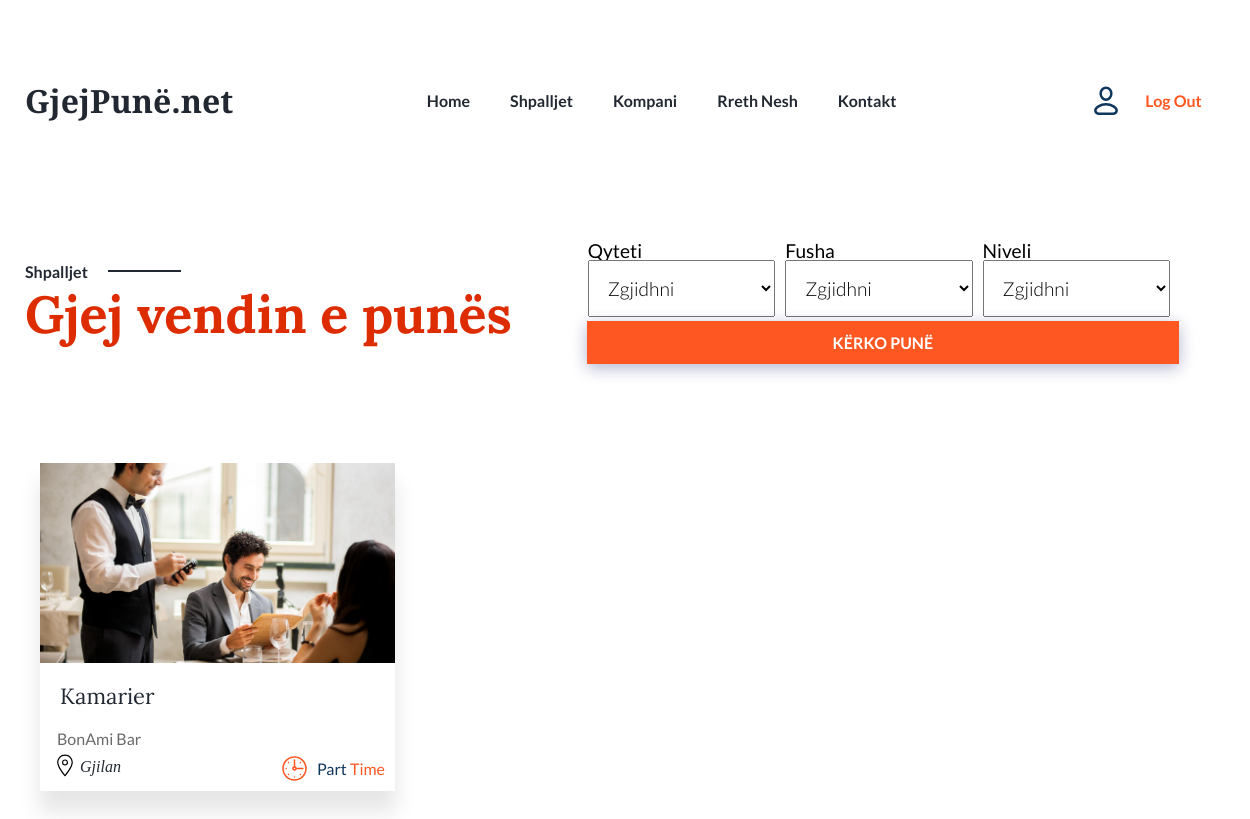
Page /view/shpalljet.php?fusha=Gastronomi (signed in) on the committed database.
### tables this page shows
CREATE TABLE `shpallja` (
  `id` varchar(50) NOT NULL,
  `titulli` varchar(50) NOT NULL,
  `kompani` varchar(50) NOT NULL,
  `foto` varchar(50) NOT NULL,
  `employment` varchar(50) NOT NULL,
  `niveli` varchar(50) NOT NULL,
  `fusha` varchar(50) NOT NULL,
  `lokacioni` varchar(50) NOT NULL
);

CREATE TABLE `kompania` (
  `id` varchar(50) NOT NULL,
  `name` varchar(50) NOT NULL,
  `email` varchar(50) NOT NULL,
  `ceo` varchar(50) NOT NULL,
  `address` varchar(50) NOT NULL,
  `logo` varchar(150) NOT NULL
);

### repository/ShpalljaRepository.php (called while the page is built, shortened)
<?php
class ShpalljaRepository {
    private $connection;
    function __construct() {
        $conn = new DatabaseConnection;
        $this->connection = $conn->startConnection();
    }
    function getAllShpalljet() {
        $conn = $this->connection;
        $sql = "SELECT * FROM shpallja";
        $statement = $conn->query($sql);
        $shpalljet = $statement->fetchAll();
        return $shpalljet;
    }
    function getShpalljetKushti($qyteti, $fusha, $pervoja) {
        $conn = $this->connection;
        $sql = "SELECT * FROM shpallja WHERE "
        .(!empty($qyteti) ? "lokacioni = '$qyteti'".(!empty($fusha) || !empty($pervoja) ? " and " : "") : "")
        .(!empty($fusha) ? "fusha = '$fusha'".(!empty($pervoja) ? " and " : "") : "")
        .(!empty($pervoja) ? "niveli = '$pervoja'" : "");
        $statement = $conn->query($sql);
        $shpalljet = $statement->fetchAll();
        return $shpalljet;
    }
    function getKompaniaById($id) {
        $conn = $this->connection;
        $sql = "SELECT * FROM kompania where id = '$id'";
        $statement = $conn->query($sql);
        $shpallja = $statement->fetch();
        return $shpallja;
    }
}
?>

### controller/printShpalljet.php (the view, shortened to what this page needs)
<?php
    include_once '../repository/ShpalljaRepository.php';
    function printo($sh) {
        $shRepo = new ShpalljaRepository();
        $shpalljet = $shRepo->getAllShpalljet();
        $kompania = $shRepo->getKompaniaById($sh['kompani']);
        echo "
            <article class='shpallje-articles_article'>
            <div class='shpallje-articles_article--image'>
                <a href='#'>$kompania[email]</a>
                <img class='shpallja-foto' src='img/$sh[foto]' alt='job-image'/>
            </div>
                <div class='article_info'>
                    <h4>$sh[titulli]</h4>
                    <div class='article_info-location'>
                    <p class='section_paragraph-text'>$kompania[name]</p>
                    <div class='flex'>
                        <img src='img/location.svg' alt='location-icon'>
                        <span>$sh[lokacioni]</span>
                    </div>
                    </div>
                    <div class='article_info-hours flex'>
                    <img class='svg-primary_color' src='img/clock.svg' alt='location-icon'>".
                    ($sh['employment'] == 'Full-Time' ? '<span>'.$sh['employment'].'</span>' :
                    '<span><span style="color: var(--primary)">Part</span> Time</span>')
                    ."</div>
                </div>
            </article>
        ";
    }
    function printShpalljet($qyteti, $fusha, $pervoja) {
        $shRepo = new ShpalljaRepository();
        $shpalljet = $shRepo->getAllShpalljet();
        if (isset($qyteti)) {
            if (!empty($qyteti) || !empty($fusha) || !empty($pervoja)) {
                $shpalljetKushti = $shRepo->getShpalljetKushti($qyteti, $fusha, $pervoja);
                foreach ($shpalljetKushti as $shp) {
                    printo($shp);
                }
            }
            else {
                foreach ($shpalljet as $sh) {
                    printo($sh);
                }
            }
        }
    }
?>

### view/css/default-styles.css (style rules this page uses)
.svg-primary_color { filter: invert(56%) sepia(56%) saturate(6761%) hue-rotate(347deg) brightness(104%) contrast(101%); }
body, .section-introduction { font-family: "Lato"; font-style: normal; font-weight: bold; font-size: 16px; line-height: 120%; color: #222831; }
:root { --primary: #10375C; --primaryDark: #0D2C4A; --secondaryDark: #DD2C00; --secondaryLight: #FF5722; --paragraph: #6A6A6A; }
h4 { font-family: "Lora"; font-style: normal; font-weight: normal; font-size: 22px; line-height: 127%; color: #222831; }
.section_paragraph-text { font-family: "Lato"; font-style: normal; font-weight: 500; font-size: 20px; line-height: 150%; color: var(--paragraph); }
.flex, .flex-responsive { display: flex; align-items: center; }
.shpallje-articles_article--image { position: relative; }
.shpallje-articles_article--image:before { content: ""; position: absolute; top: 0; left: 0; display: block; width: 100%; height: 100%; background: linear-gradient(to bottom, rgb(255 182 182 / 21%), #fc734ae8); z-index: 2; transition: 0.35s all; opacity: 0; }

### view/css/shpalljet-page.css (style rules this page uses)
.shpallje-articles_article { background: #ffff; width: 355px; margin: 15px; box-shadow: 0px 20px 20px 1px rgba(0, 0, 0, 0.1); position: relative; }
.shpallje-articles_article img { width: 100%; height: 200px; object-fit: cover; }
.article_info { padding: 20px; margin-bottom: 60px; }
.article_info-location img { width: 30px; display: flex; align-items: center; height: auto; }
.article_info .section_paragraph-text { padding-left: 7px; font-size: 1rem; }
.article_info-location { position: absolute; bottom: 10px; left: 10px; font-style: italic; font-family: 'Times New Roman', Times, serif; font-weight: 400; }
.article_info-hours { position: absolute; right: 10px; bottom: 10px; color: var(--secondaryLight); font-weight: 400; }
.article_info-hours img { width: 25px; height: auto; margin-right: 10px; }

### rows in the picture
shpallja: foto (picture), titulli "Kamarier", kompania.name "BonAmi Bar", lokacioni "Gjilan", employment "Part"
